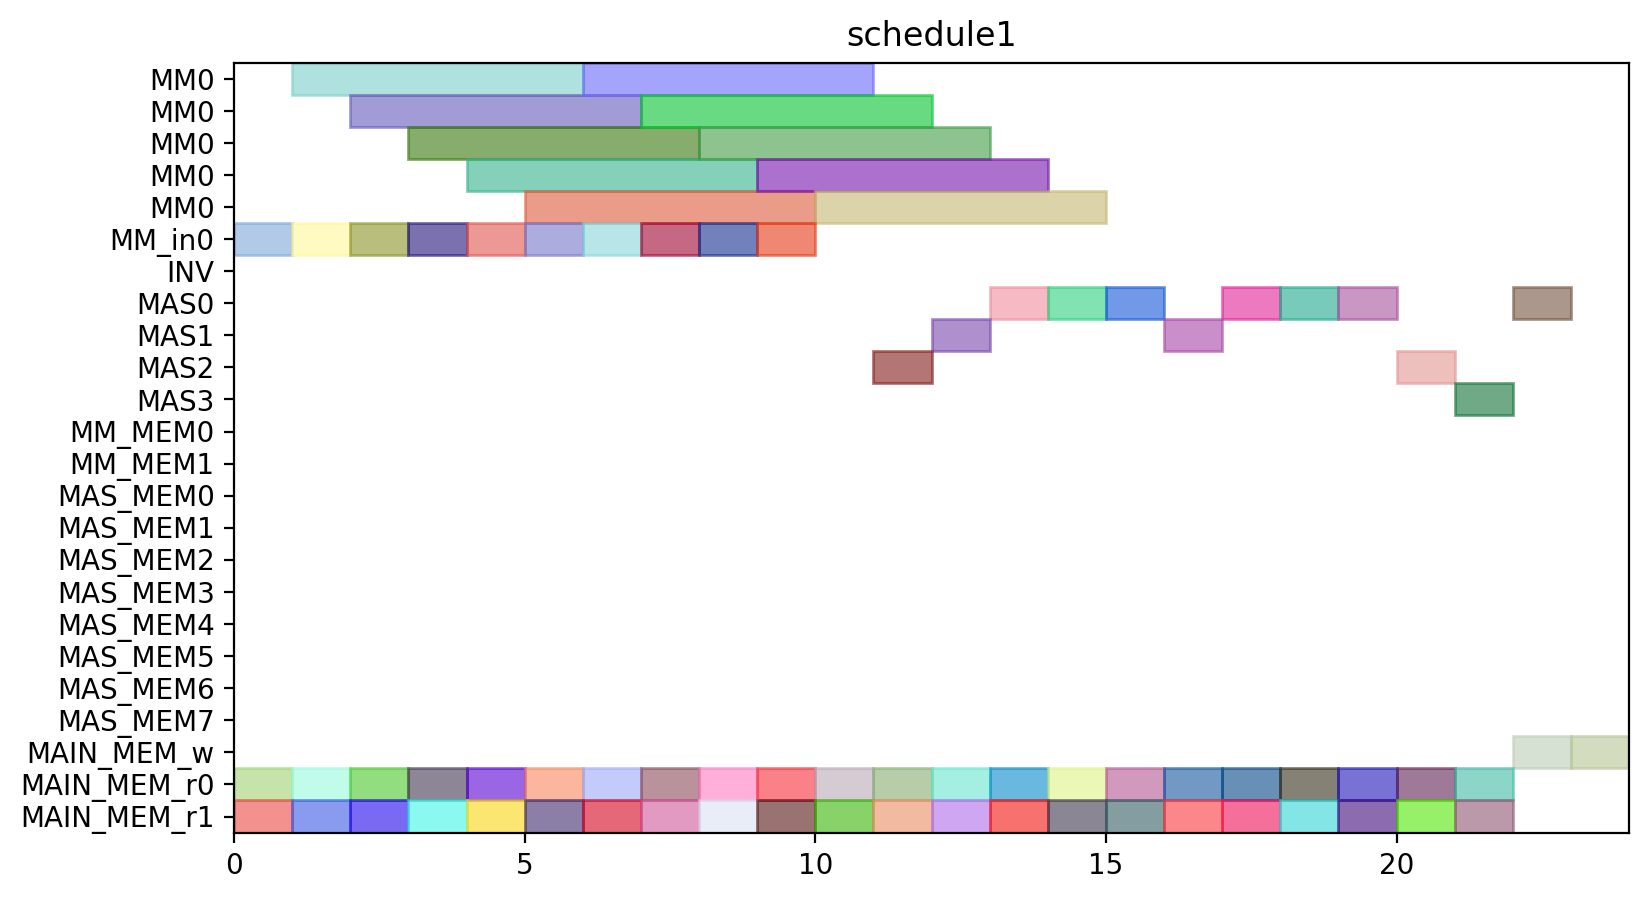

The script that drew this image:
from pyschedule import Scenario, solvers, plotters, alt


def solve():
	horizon = 111
	S = Scenario("schedule1", horizon=horizon)

	# resource
	MM = S.Resources('MM', num=1, size=5)
	MM_in = S.Resources('MM_in', num=1)
	INV = S.Resource('INV')
	MAS = S.Resources('MAS', num=4, size=1, periods=range(1, horizon))
	MM_MEM = S.Resources('MM_MEM', num=2)
	MAS_MEM = S.Resources('MAS_MEM', num=8)
	MAIN_MEM_w = S.Resource('MAIN_MEM_w', size=1)
	MAIN_MEM_r = S.Resources('MAIN_MEM_r', num=2)

	# result of previous scheduling
	c21_t0_in = S.Task('c21_t0_in', length=1, delay_cost=1)
	S += c21_t0_in >= 0
	c21_t0_in += MM_in[0]

	c21_t0_mem0 = S.Task('c21_t0_mem0', length=1, delay_cost=1)
	S += c21_t0_mem0 >= 0
	c21_t0_mem0 += MAIN_MEM_r[0]

	c21_t0_mem1 = S.Task('c21_t0_mem1', length=1, delay_cost=1)
	S += c21_t0_mem1 >= 0
	c21_t0_mem1 += MAIN_MEM_r[1]

	c21_t0 = S.Task('c21_t0', length=5, delay_cost=1)
	S += c21_t0 >= 1
	c21_t0 += MM[0]

	c21_t1_in = S.Task('c21_t1_in', length=1, delay_cost=1)
	S += c21_t1_in >= 1
	c21_t1_in += MM_in[0]

	c21_t1_mem0 = S.Task('c21_t1_mem0', length=1, delay_cost=1)
	S += c21_t1_mem0 >= 1
	c21_t1_mem0 += MAIN_MEM_r[0]

	c21_t1_mem1 = S.Task('c21_t1_mem1', length=1, delay_cost=1)
	S += c21_t1_mem1 >= 1
	c21_t1_mem1 += MAIN_MEM_r[1]

	c01_t0_in = S.Task('c01_t0_in', length=1, delay_cost=1)
	S += c01_t0_in >= 2
	c01_t0_in += MM_in[0]

	c01_t0_mem0 = S.Task('c01_t0_mem0', length=1, delay_cost=1)
	S += c01_t0_mem0 >= 2
	c01_t0_mem0 += MAIN_MEM_r[0]

	c01_t0_mem1 = S.Task('c01_t0_mem1', length=1, delay_cost=1)
	S += c01_t0_mem1 >= 2
	c01_t0_mem1 += MAIN_MEM_r[1]

	c21_t1 = S.Task('c21_t1', length=5, delay_cost=1)
	S += c21_t1 >= 2
	c21_t1 += MM[0]

	c01_t0 = S.Task('c01_t0', length=5, delay_cost=1)
	S += c01_t0 >= 3
	c01_t0 += MM[0]

	c10_t1_in = S.Task('c10_t1_in', length=1, delay_cost=1)
	S += c10_t1_in >= 3
	c10_t1_in += MM_in[0]

	c10_t1_mem0 = S.Task('c10_t1_mem0', length=1, delay_cost=1)
	S += c10_t1_mem0 >= 3
	c10_t1_mem0 += MAIN_MEM_r[0]

	c10_t1_mem1 = S.Task('c10_t1_mem1', length=1, delay_cost=1)
	S += c10_t1_mem1 >= 3
	c10_t1_mem1 += MAIN_MEM_r[1]

	c10_t1 = S.Task('c10_t1', length=5, delay_cost=1)
	S += c10_t1 >= 4
	c10_t1 += MM[0]

	c11_t1_in = S.Task('c11_t1_in', length=1, delay_cost=1)
	S += c11_t1_in >= 4
	c11_t1_in += MM_in[0]

	c11_t1_mem0 = S.Task('c11_t1_mem0', length=1, delay_cost=1)
	S += c11_t1_mem0 >= 4
	c11_t1_mem0 += MAIN_MEM_r[0]

	c11_t1_mem1 = S.Task('c11_t1_mem1', length=1, delay_cost=1)
	S += c11_t1_mem1 >= 4
	c11_t1_mem1 += MAIN_MEM_r[1]

	c11_t1 = S.Task('c11_t1', length=5, delay_cost=1)
	S += c11_t1 >= 5
	c11_t1 += MM[0]

	c20_t0_in = S.Task('c20_t0_in', length=1, delay_cost=1)
	S += c20_t0_in >= 5
	c20_t0_in += MM_in[0]

	c20_t0_mem0 = S.Task('c20_t0_mem0', length=1, delay_cost=1)
	S += c20_t0_mem0 >= 5
	c20_t0_mem0 += MAIN_MEM_r[0]

	c20_t0_mem1 = S.Task('c20_t0_mem1', length=1, delay_cost=1)
	S += c20_t0_mem1 >= 5
	c20_t0_mem1 += MAIN_MEM_r[1]

	c10_t0_in = S.Task('c10_t0_in', length=1, delay_cost=1)
	S += c10_t0_in >= 6
	c10_t0_in += MM_in[0]

	c10_t0_mem0 = S.Task('c10_t0_mem0', length=1, delay_cost=1)
	S += c10_t0_mem0 >= 6
	c10_t0_mem0 += MAIN_MEM_r[0]

	c10_t0_mem1 = S.Task('c10_t0_mem1', length=1, delay_cost=1)
	S += c10_t0_mem1 >= 6
	c10_t0_mem1 += MAIN_MEM_r[1]

	c20_t0 = S.Task('c20_t0', length=5, delay_cost=1)
	S += c20_t0 >= 6
	c20_t0 += MM[0]

	c10_t0 = S.Task('c10_t0', length=5, delay_cost=1)
	S += c10_t0 >= 7
	c10_t0 += MM[0]

	c20_t1_in = S.Task('c20_t1_in', length=1, delay_cost=1)
	S += c20_t1_in >= 7
	c20_t1_in += MM_in[0]

	c20_t1_mem0 = S.Task('c20_t1_mem0', length=1, delay_cost=1)
	S += c20_t1_mem0 >= 7
	c20_t1_mem0 += MAIN_MEM_r[0]

	c20_t1_mem1 = S.Task('c20_t1_mem1', length=1, delay_cost=1)
	S += c20_t1_mem1 >= 7
	c20_t1_mem1 += MAIN_MEM_r[1]

	c11_t0_in = S.Task('c11_t0_in', length=1, delay_cost=1)
	S += c11_t0_in >= 8
	c11_t0_in += MM_in[0]

	c11_t0_mem0 = S.Task('c11_t0_mem0', length=1, delay_cost=1)
	S += c11_t0_mem0 >= 8
	c11_t0_mem0 += MAIN_MEM_r[0]

	c11_t0_mem1 = S.Task('c11_t0_mem1', length=1, delay_cost=1)
	S += c11_t0_mem1 >= 8
	c11_t0_mem1 += MAIN_MEM_r[1]

	c20_t1 = S.Task('c20_t1', length=5, delay_cost=1)
	S += c20_t1 >= 8
	c20_t1 += MM[0]

	c01_t1_in = S.Task('c01_t1_in', length=1, delay_cost=1)
	S += c01_t1_in >= 9
	c01_t1_in += MM_in[0]

	c01_t1_mem0 = S.Task('c01_t1_mem0', length=1, delay_cost=1)
	S += c01_t1_mem0 >= 9
	c01_t1_mem0 += MAIN_MEM_r[0]

	c01_t1_mem1 = S.Task('c01_t1_mem1', length=1, delay_cost=1)
	S += c01_t1_mem1 >= 9
	c01_t1_mem1 += MAIN_MEM_r[1]

	c11_t0 = S.Task('c11_t0', length=5, delay_cost=1)
	S += c11_t0 >= 9
	c11_t0 += MM[0]

	c01_t1 = S.Task('c01_t1', length=5, delay_cost=1)
	S += c01_t1 >= 10
	c01_t1 += MM[0]

	c01_t2_mem0 = S.Task('c01_t2_mem0', length=1, delay_cost=1)
	S += c01_t2_mem0 >= 10
	c01_t2_mem0 += MAIN_MEM_r[0]

	c01_t2_mem1 = S.Task('c01_t2_mem1', length=1, delay_cost=1)
	S += c01_t2_mem1 >= 10
	c01_t2_mem1 += MAIN_MEM_r[1]

	c01_t2 = S.Task('c01_t2', length=1, delay_cost=1)
	S += c01_t2 >= 11
	c01_t2 += MAS[2]

	c21_t3_mem0 = S.Task('c21_t3_mem0', length=1, delay_cost=1)
	S += c21_t3_mem0 >= 11
	c21_t3_mem0 += MAIN_MEM_r[0]

	c21_t3_mem1 = S.Task('c21_t3_mem1', length=1, delay_cost=1)
	S += c21_t3_mem1 >= 11
	c21_t3_mem1 += MAIN_MEM_r[1]

	c11_t3_mem0 = S.Task('c11_t3_mem0', length=1, delay_cost=1)
	S += c11_t3_mem0 >= 12
	c11_t3_mem0 += MAIN_MEM_r[0]

	c11_t3_mem1 = S.Task('c11_t3_mem1', length=1, delay_cost=1)
	S += c11_t3_mem1 >= 12
	c11_t3_mem1 += MAIN_MEM_r[1]

	c21_t3 = S.Task('c21_t3', length=1, delay_cost=1)
	S += c21_t3 >= 12
	c21_t3 += MAS[1]

	c11_t3 = S.Task('c11_t3', length=1, delay_cost=1)
	S += c11_t3 >= 13
	c11_t3 += MAS[0]

	c21_t2_mem0 = S.Task('c21_t2_mem0', length=1, delay_cost=1)
	S += c21_t2_mem0 >= 13
	c21_t2_mem0 += MAIN_MEM_r[0]

	c21_t2_mem1 = S.Task('c21_t2_mem1', length=1, delay_cost=1)
	S += c21_t2_mem1 >= 13
	c21_t2_mem1 += MAIN_MEM_r[1]

	c11_t2_mem0 = S.Task('c11_t2_mem0', length=1, delay_cost=1)
	S += c11_t2_mem0 >= 14
	c11_t2_mem0 += MAIN_MEM_r[0]

	c11_t2_mem1 = S.Task('c11_t2_mem1', length=1, delay_cost=1)
	S += c11_t2_mem1 >= 14
	c11_t2_mem1 += MAIN_MEM_r[1]

	c21_t2 = S.Task('c21_t2', length=1, delay_cost=1)
	S += c21_t2 >= 14
	c21_t2 += MAS[0]

	c11_t2 = S.Task('c11_t2', length=1, delay_cost=1)
	S += c11_t2 >= 15
	c11_t2 += MAS[0]

	c20_t3_mem0 = S.Task('c20_t3_mem0', length=1, delay_cost=1)
	S += c20_t3_mem0 >= 15
	c20_t3_mem0 += MAIN_MEM_r[0]

	c20_t3_mem1 = S.Task('c20_t3_mem1', length=1, delay_cost=1)
	S += c20_t3_mem1 >= 15
	c20_t3_mem1 += MAIN_MEM_r[1]

	c20_t2_mem0 = S.Task('c20_t2_mem0', length=1, delay_cost=1)
	S += c20_t2_mem0 >= 16
	c20_t2_mem0 += MAIN_MEM_r[0]

	c20_t2_mem1 = S.Task('c20_t2_mem1', length=1, delay_cost=1)
	S += c20_t2_mem1 >= 16
	c20_t2_mem1 += MAIN_MEM_r[1]

	c20_t3 = S.Task('c20_t3', length=1, delay_cost=1)
	S += c20_t3 >= 16
	c20_t3 += MAS[1]

	c10_t2_mem0 = S.Task('c10_t2_mem0', length=1, delay_cost=1)
	S += c10_t2_mem0 >= 17
	c10_t2_mem0 += MAIN_MEM_r[0]

	c10_t2_mem1 = S.Task('c10_t2_mem1', length=1, delay_cost=1)
	S += c10_t2_mem1 >= 17
	c10_t2_mem1 += MAIN_MEM_r[1]

	c20_t2 = S.Task('c20_t2', length=1, delay_cost=1)
	S += c20_t2 >= 17
	c20_t2 += MAS[0]

	c01_t3_mem0 = S.Task('c01_t3_mem0', length=1, delay_cost=1)
	S += c01_t3_mem0 >= 18
	c01_t3_mem0 += MAIN_MEM_r[0]

	c01_t3_mem1 = S.Task('c01_t3_mem1', length=1, delay_cost=1)
	S += c01_t3_mem1 >= 18
	c01_t3_mem1 += MAIN_MEM_r[1]

	c10_t2 = S.Task('c10_t2', length=1, delay_cost=1)
	S += c10_t2 >= 18
	c10_t2 += MAS[0]

	c01_t3 = S.Task('c01_t3', length=1, delay_cost=1)
	S += c01_t3 >= 19
	c01_t3 += MAS[0]

	c10_t3_mem0 = S.Task('c10_t3_mem0', length=1, delay_cost=1)
	S += c10_t3_mem0 >= 19
	c10_t3_mem0 += MAIN_MEM_r[0]

	c10_t3_mem1 = S.Task('c10_t3_mem1', length=1, delay_cost=1)
	S += c10_t3_mem1 >= 19
	c10_t3_mem1 += MAIN_MEM_r[1]

	c10_t3 = S.Task('c10_t3', length=1, delay_cost=1)
	S += c10_t3 >= 20
	c10_t3 += MAS[2]


	# new tasks
	c000 = S.Task('c000', length=1, delay_cost=1)
	c000 += alt(MAS)

	S += 0<c000

	c000_mem0 = S.Task('c000_mem0', length=1, delay_cost=1)
	c000_mem0 += MAIN_MEM_r[0]
	S += c000_mem0 <= c000

	c000_mem1 = S.Task('c000_mem1', length=1, delay_cost=1)
	c000_mem1 += MAIN_MEM_r[1]
	S += c000_mem1 <= c000

	c000_w = S.Task('c000_w', length=1, delay_cost=1)
	c000_w += alt(MAIN_MEM_w)
	S += c000 <= c000_w

	c001 = S.Task('c001', length=1, delay_cost=1)
	c001 += alt(MAS)

	S += 0<c001

	c001_mem0 = S.Task('c001_mem0', length=1, delay_cost=1)
	c001_mem0 += MAIN_MEM_r[0]
	S += c001_mem0 <= c001

	c001_mem1 = S.Task('c001_mem1', length=1, delay_cost=1)
	c001_mem1 += MAIN_MEM_r[1]
	S += c001_mem1 <= c001

	c001_w = S.Task('c001_w', length=1, delay_cost=1)
	c001_w += alt(MAIN_MEM_w)
	S += c001 <= c001_w

	solvers.mip.solve(S,msg=1,kind='CPLEX',ratio_gap=1.01)

	solution = [['hoge']*len(S.solution()[1]) for i in range(len(S.solution()))]
	for i in range(len(S.solution())):
		for j in range(len(S.solution()[i])):
			solution[i][j]=str(S.solution()[i][j])
	print(solution)

	cycles = int(solution[-1][3])

	pic_file_name = "/home/mfukuda/ABE/python/multiRAM_multiMAS/scheduling_result/stage5MM1_stage1MAS4/FROB/schedule1.png"
	if(S.solution() != []):
		plotters.matplotlib.plot(S,img_filename=pic_file_name, show_task_labels=False, fig_size=(cycles*0.25+3, 5))

	return solution
